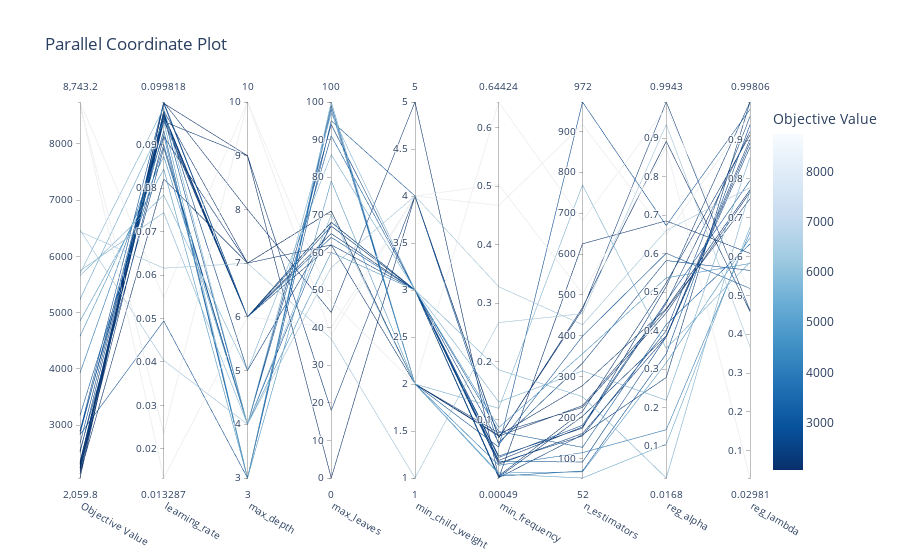

Notebook cell for this chart:
### Code cell
plot_parallel_coordinate(study_prunning)
